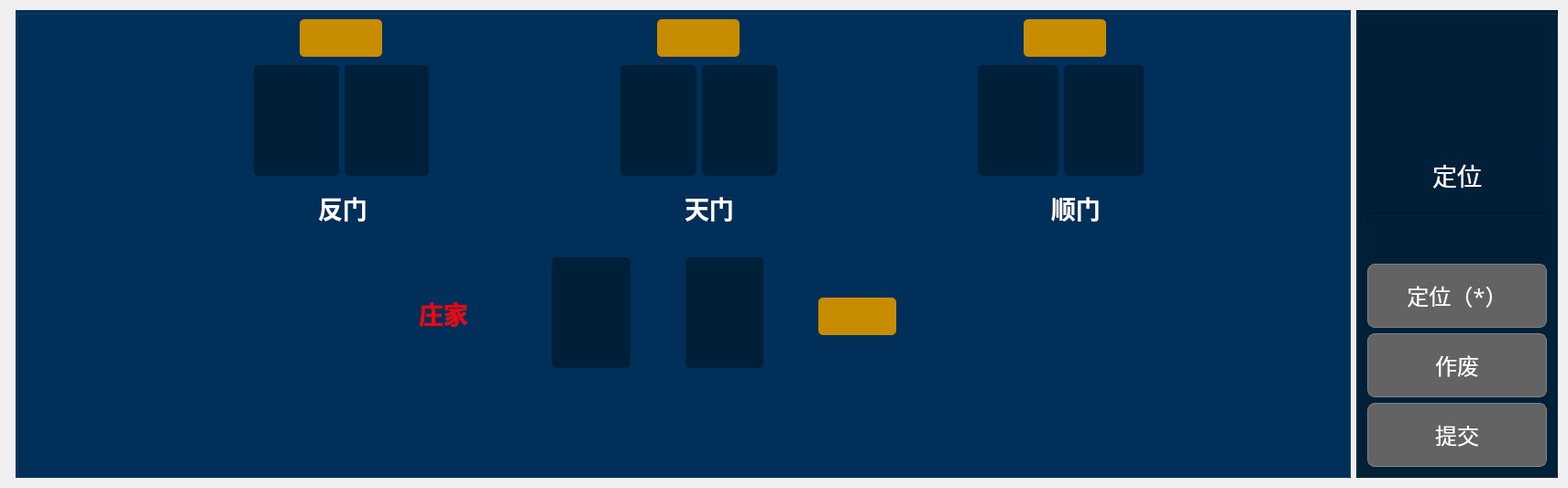
   <widget class="QWidget" name="layoutWidget">
    <property name="geometry">
     <rect>
      <x>20</x>
      <y>530</y>
      <width>1711</width>
      <height>521</height>
     </rect>
    </property>
    <layout class="QHBoxLayout" name="horizontalLayout_19">
     <item>
      <widget class="QLineEdit" name="lineEdit">
       <property name="maximumSize">
        <size>
         <width>0</width>
         <height>0</height>
        </size>
       </property>
       <property name="cursor">
        <cursorShape>BlankCursor</cursorShape>
       </property>
      </widget>
     </item>
     <item>
      <widget class="QGroupBox" name="groupBox_4">
       <property name="enabled">
        <bool>true</bool>
       </property>
       <property name="minimumSize">
        <size>
         <width>1340</width>
         <height>511</height>
        </size>
       </property>
       <property name="maximumSize">
        <size>
         <width>1481</width>
         <height>511</height>
        </size>
       </property>
       <property name="font">
        <font>
         <pointsize>22</pointsize>
        </font>
       </property>
       <property name="styleSheet">
        <string notr="true">background-color: rgb(0, 48, 90);</string>
       </property>
       <property name="title">
        <string/>
       </property>
       <widget class="QLabel" name="xian3_result">
        <property name="geometry">
         <rect>
          <x>310</x>
          <y>10</y>
          <width>90</width>
          <height>41</height>
         </rect>
        </property>
        <property name="minimumSize">
         <size>
          <width>81</width>
          <height>41</height>
         </size>
        </property>
        <property name="maximumSize">
         <size>
          <width>120</width>
          <height>60</height>
         </size>
        </property>
        <property name="font">
         <font>
          <pointsize>22</pointsize>
         </font>
        </property>
        <property name="styleSheet">
         <string notr="true">border-radius:5px;
background-color: rgb(200, 140, 0);</string>
        </property>
        <property name="text">
         <string/>
        </property>
        <property name="alignment">
         <set>Qt::AlignCenter</set>
        </property>
       </widget>
       <widget class="QLabel" name="xian2_result">
        <property name="geometry">
         <rect>
          <x>700</x>
          <y>10</y>
          <width>90</width>
          <height>41</height>
         </rect>
        </property>
        <property name="font">
         <font>
          <pointsize>22</pointsize>
         </font>
        </property>
        <property name="styleSheet">
         <string notr="true">border-radius:5px;
background-color: rgb(200, 140, 0);</string>
        </property>
        <property name="text">
         <string/>
        </property>
        <property name="alignment">
         <set>Qt::AlignCenter</set>
        </property>
       </widget>
       <widget class="QWidget" name="layoutWidget_2">
        <property name="geometry">
         <rect>
          <x>660</x>
          <y>60</y>
          <width>171</width>
          <height>121</height>
         </rect>
        </property>
        <layout class="QHBoxLayout" name="horizontalLayout_8">
         <item>
          <widget class="QLabel" name="two_two_pic">
           <property name="minimumSize">
            <size>
             <width>67</width>
             <height>99</height>
            </size>
           </property>
           <property name="styleSheet">
            <string notr="true">border-radius:5px;
background-color: rgb(0, 32, 57);</string>
           </property>
           <property name="text">
            <string/>
           </property>
          </widget>
         </item>
         <item>
          <widget class="QLabel" name="two_one_pic">
           <property name="minimumSize">
            <size>
             <width>67</width>
             <height>99</height>
            </size>
           </property>
           <property name="styleSheet">
            <string notr="true">border-radius:5px;
background-color: rgb(0, 32, 57);</string>
           </property>
           <property name="text">
            <string/>
           </property>
          </widget>
         </item>
        </layout>
       </widget>
       <widget class="QLabel" name="xian1_result">
        <property name="geometry">
         <rect>
          <x>1100</x>
          <y>10</y>
          <width>90</width>
          <height>41</height>
         </rect>
        </property>
        <property name="font">
         <font>
          <pointsize>22</pointsize>
         </font>
        </property>
        <property name="styleSheet">
         <string notr="true">border-radius:5px;
background-color: rgb(200, 140, 0);</string>
        </property>
        <property name="text">
         <string/>
        </property>
        <property name="alignment">
         <set>Qt::AlignCenter</set>
        </property>
       </widget>
       <widget class="QWidget" name="layoutWidget_4">
        <property name="geometry">
         <rect>
          <x>1050</x>
          <y>60</y>
          <width>181</width>
          <height>121</height>
         </rect>
        </property>
        <layout class="QHBoxLayout" name="horizontalLayout_11">
         <item>
          <widget class="QLabel" name="one_two_pic">
           <property name="minimumSize">
            <size>
             <width>67</width>
             <height>99</height>
            </size>
           </property>
           <property name="styleSheet">
            <string notr="true">border-radius:5px;
background-color: rgb(0, 32, 57);</string>
           </property>
           <property name="text">
            <string/>
           </property>
          </widget>
         </item>
         <item>
          <widget class="QLabel" name="one_one_pic">
           <property name="minimumSize">
            <size>
             <width>67</width>
             <height>99</height>
            </size>
           </property>
           <property name="styleSheet">
            <string notr="true">border-radius:5px;
background-color: rgb(0, 32, 57);</string>
           </property>
           <property name="text">
            <string/>
           </property>
          </widget>
         </item>
        </layout>
       </widget>
       <widget class="QLabel" name="label_xian3">
        <property name="geometry">
         <rect>
          <x>330</x>
          <y>200</y>
          <width>61</width>
          <height>31</height>
         </rect>
        </property>
        <property name="font">
         <font>
          <pointsize>20</pointsize>
          <weight>75</weight>
          <bold>true</bold>
         </font>
        </property>
        <property name="styleSheet">
         <string notr="true">color: rgb(255, 255, 255);</string>
        </property>
        <property name="text">
         <string>反门</string>
        </property>
       </widget>
       <widget class="QLabel" name="label_xian2">
        <property name="geometry">
         <rect>
          <x>730</x>
          <y>200</y>
          <width>61</width>
          <height>31</height>
         </rect>
        </property>
        <property name="font">
         <font>
          <pointsize>20</pointsize>
          <weight>75</weight>
          <bold>true</bold>
         </font>
        </property>
        <property name="styleSheet">
         <string notr="true">color: rgb(255, 255, 255);</string>
        </property>
        <property name="text">
         <string>天门</string>
        </property>
       </widget>
       <widget class="QLabel" name="label_xian1">
        <property name="geometry">
         <rect>
          <x>1130</x>
          <y>200</y>
          <width>61</width>
          <height>31</height>
         </rect>
        </property>
        <property name="font">
         <font>
          <pointsize>20</pointsize>
          <weight>75</weight>
          <bold>true</bold>
         </font>
        </property>
        <property name="styleSheet">
         <string notr="true">color: rgb(255, 255, 255);</string>
        </property>
        <property name="text">
         <string>顺门</string>
        </property>
       </widget>
       <widget class="QWidget" name="layoutWidget">
        <property name="geometry">
         <rect>
          <x>440</x>
          <y>270</y>
          <width>521</width>
          <height>121</height>
         </rect>
        </property>
        <layout class="QHBoxLayout" name="horizontalLayout_18">
         <property name="spacing">
          <number>60</number>
         </property>
         <item>
          <widget class="QLabel" name="label_zhuang">
           <property name="font">
            <font>
             <pointsize>20</pointsize>
             <weight>75</weight>
             <bold>true</bold>
            </font>
           </property>
           <property name="styleSheet">
            <string notr="true">color: rgb(255, 0, 0);</string>
           </property>
           <property name="text">
            <string>庄家</string>
           </property>
          </widget>
         </item>
         <item>
          <widget class="QLabel" name="zhuang_two_pic">
           <property name="minimumSize">
            <size>
             <width>77</width>
             <height>119</height>
            </size>
           </property>
           <property name="styleSheet">
            <string notr="true">border-radius:5px;
background-color: rgb(0, 32, 57);</string>
           </property>
           <property name="text">
            <string/>
           </property>
          </widget>
         </item>
         <item>
          <widget class="QLabel" name="zhuang_one_pic">
           <property name="minimumSize">
            <size>
             <width>77</width>
             <height>119</height>
            </size>
           </property>
           <property name="styleSheet">
            <string notr="true">border-radius:5px;
background-color: rgb(0, 32, 57);</string>
           </property>
           <property name="text">
            <string/>
           </property>
          </widget>
         </item>
         <item>
          <widget class="QLabel" name="zhuang_result">
           <property name="minimumSize">
            <size>
             <width>81</width>
             <height>41</height>
            </size>
           </property>
           <property name="maximumSize">
            <size>
             <width>91</width>
             <height>32</height>
            </size>
           </property>
           <property name="font">
            <font>
             <pointsize>22</pointsize>
            </font>
           </property>
           <property name="styleSheet">
            <string notr="true">border-radius:5px;
background-color: rgb(200, 140, 0);</string>
           </property>
           <property name="text">
            <string/>
           </property>
           <property name="alignment">
            <set>Qt::AlignCenter</set>
           </property>
          </widget>
         </item>
        </layout>
       </widget>
       <widget class="QWidget" name="layoutWidget">
        <property name="geometry">
         <rect>
          <x>260</x>
          <y>60</y>
          <width>191</width>
          <height>121</height>
         </rect>
        </property>
        <layout class="QHBoxLayout" name="horizontalLayout_6">
         <item>
          <widget class="QLabel" name="three_two_pic">
           <property name="minimumSize">
            <size>
             <width>67</width>
             <height>99</height>
            </size>
           </property>
           <property name="styleSheet">
            <string notr="true">border-radius:5px;
background-color: rgb(0, 32, 57);</string>
           </property>
           <property name="text">
            <string/>
           </property>
          </widget>
         </item>
         <item>
          <widget class="QLabel" name="three_one_pic">
           <property name="minimumSize">
            <size>
             <width>67</width>
             <height>99</height>
            </size>
           </property>
           <property name="styleSheet">
            <string notr="true">border-radius:5px;
background-color: rgb(0, 32, 57);</string>
           </property>
           <property name="text">
            <string/>
           </property>
          </widget>
         </item>
        </layout>
       </widget>
      </widget>
     </item>
     <item>
      <widget class="QGroupBox" name="groupBox_5">
       <property name="minimumSize">
        <size>
         <width>180</width>
         <height>511</height>
        </size>
       </property>
       <property name="maximumSize">
        <size>
         <width>220</width>
         <height>511</height>
        </size>
       </property>
       <property name="styleSheet">
        <string notr="true">background-color: rgb(0, 32, 57);</string>
       </property>
       <property name="title">
        <string/>
       </property>
       <layout class="QVBoxLayout" name="verticalLayout_4">
        <item>
         <widget class="QLabel" name="label_locate">
          <property name="maximumSize">
           <size>
            <width>200</width>
            <height>200</height>
           </size>
          </property>
          <property name="font">
           <font>
            <pointsize>32</pointsize>
            <weight>75</weight>
            <bold>true</bold>
           </font>
          </property>
          <property name="styleSheet">
           <string notr="true">color: rgb(255, 255, 255);</string>
          </property>
          <property name="text">
           <string>&lt;html&gt;&lt;head/&gt;&lt;body&gt;&lt;p&gt;&lt;br/&gt;&lt;/p&gt;&lt;/body&gt;&lt;/html&gt;</string>
          </property>
          <property name="alignment">
           <set>Qt::AlignCenter</set>
          </property>
         </widget>
        </item>
        <item>
         <widget class="QLabel" name="label">
          <property name="minimumSize">
           <size>
            <width>0</width>
            <height>60</height>
           </size>
          </property>
          <property name="maximumSize">
           <size>
            <width>16777215</width>
            <height>50</height>
           </size>
          </property>
          <property name="font">
           <font>
            <pointsize>20</pointsize>
           </font>
          </property>
          <property name="layoutDirection">
           <enum>Qt::LeftToRight</enum>
          </property>
          <property name="styleSheet">
           <string notr="true">color: rgb(255, 255, 255);</string>
          </property>
          <property name="text">
           <string>定位</string>
          </property>
          <property name="alignment">
           <set>Qt::AlignHCenter|Qt::AlignTop</set>
          </property>
          <property name="textInteractionFlags">
           <set>Qt::LinksAccessibleByMouse</set>
          </property>
         </widget>
        </item>
        <item>
         <widget class="QLineEdit" name="lineEdit_2">
          <property name="enabled">
           <bool>true</bool>
          </property>
          <property name="minimumSize">
           <size>
            <width>0</width>
            <height>50</height>
           </size>
          </property>
          <property name="font">
           <font>
            <pointsize>20</pointsize>
           </font>
          </property>
          <property name="styleSheet">
           <string notr="true">color: rgb(255, 255, 255);</string>
          </property>
          <property name="text">
           <string/>
          </property>
          <property name="alignment">
           <set>Qt::AlignCenter</set>
          </property>
         </widget>
        </item>
        <item>
         <widget class="QPushButton" name="button_locate">
          <property name="enabled">
           <bool>false</bool>
          </property>
          <property name="minimumSize">
           <size>
            <width>120</width>
            <height>50</height>
           </size>
          </property>
          <property name="maximumSize">
           <size>
            <width>200</width>
            <height>70</height>
           </size>
          </property>
          <property name="font">
           <font>
            <family>方正粗黑宋简体</family>
            <pointsize>18</pointsize>
           </font>
          </property>
          <property name="styleSheet">
           <string notr="true">QPushButton{color: rgb(255, 255, 255);background:rgb(180, 45, 55);border:1px solid grey; border-radius: 8px;}
QPushButton:hover{border-color:rgb(139,170,105)}
QPushButton:pressed{border-color:gray;background-color: rgb(114, 58, 62);}
QPushButton:disabled{border-color:gray;background-color: rgb(99, 99, 99);
}</string>
          </property>
          <property name="text">
           <string>定位（*）</string>
          </property>
          <property name="shortcut">
           <string>*</string>
          </property>
         </widget>
        </item>
        <item>
         <widget class="QPushButton" name="button_useless">
          <property name="enabled">
           <bool>false</bool>
          </property>
          <property name="minimumSize">
           <size>
            <width>120</width>
            <height>50</height>
           </size>
          </property>
          <property name="maximumSize">
           <size>
            <width>200</width>
            <height>70</height>
           </size>
          </property>
          <property name="font">
           <font>
            <family>方正粗黑宋简体</family>
            <pointsize>18</pointsize>
            <weight>50</weight>
            <bold>false</bold>
           </font>
          </property>
          <property name="styleSheet">
           <string notr="true">QPushButton{color: rgb(255, 255, 255);background:rgb(180, 45, 55);border:1px solid grey; border-radius: 8px;}
QPushButton:hover{border-color:rgb(139,170,105)}
QPushButton:pressed{border-color:gray;background-color: rgb(114, 58, 62);}
QPushButton:disabled{border-color:gray;background-color: rgb(99, 99, 99);
}</string>
          </property>
          <property name="text">
           <string>作废</string>
          </property>
         </widget>
        </item>
        <item>
         <widget class="QPushButton" name="button_summit">
          <property name="enabled">
           <bool>false</bool>
          </property>
          <property name="minimumSize">
           <size>
            <width>120</width>
            <height>40</height>
           </size>
          </property>
          <property name="maximumSize">
           <size>
            <width>200</width>
            <height>70</height>
           </size>
          </property>
          <property name="font">
           <font>
            <family>方正粗黑宋简体</family>
            <pointsize>18</pointsize>
           </font>
          </property>
          <property name="styleSheet">
           <string notr="true">QPushButton{color: rgb(255, 255, 255);background:rgb(50, 73, 138);border:1px solid grey; border-radius: 8px;}
QPushButton:hover{border-color:rgb(139,170,105)}
QPushButton:pressed{border-color:gray;background-color:rgb(54, 65, 97);}
QPushButton:disabled{border-color:gray;background-color: rgb(99, 99, 99);
}</string>
          </property>
          <property name="text">
           <string>提交</string>
          </property>
         </widget>
        </item>
       </layout>
      </widget>
     </item>
    </layout>
   </widget>
